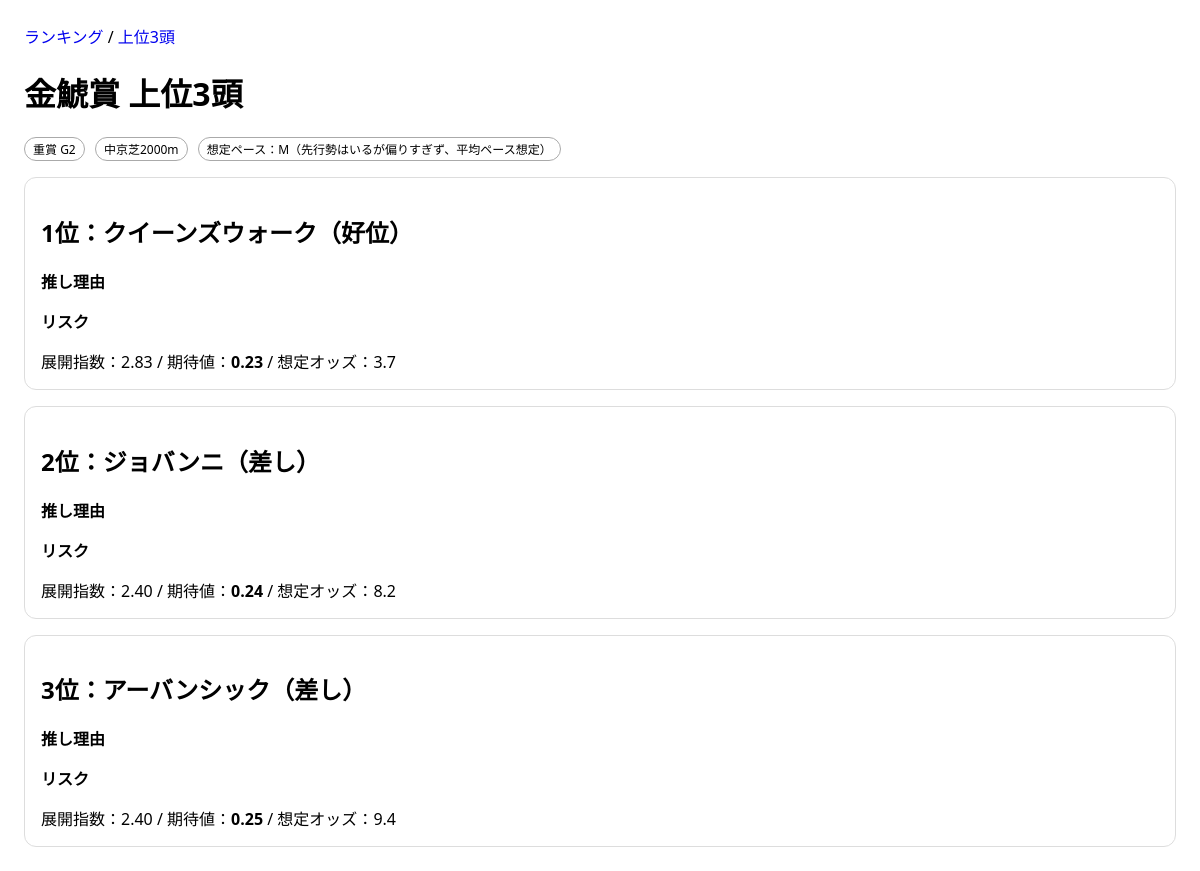
Before: /top/ with the older database file.
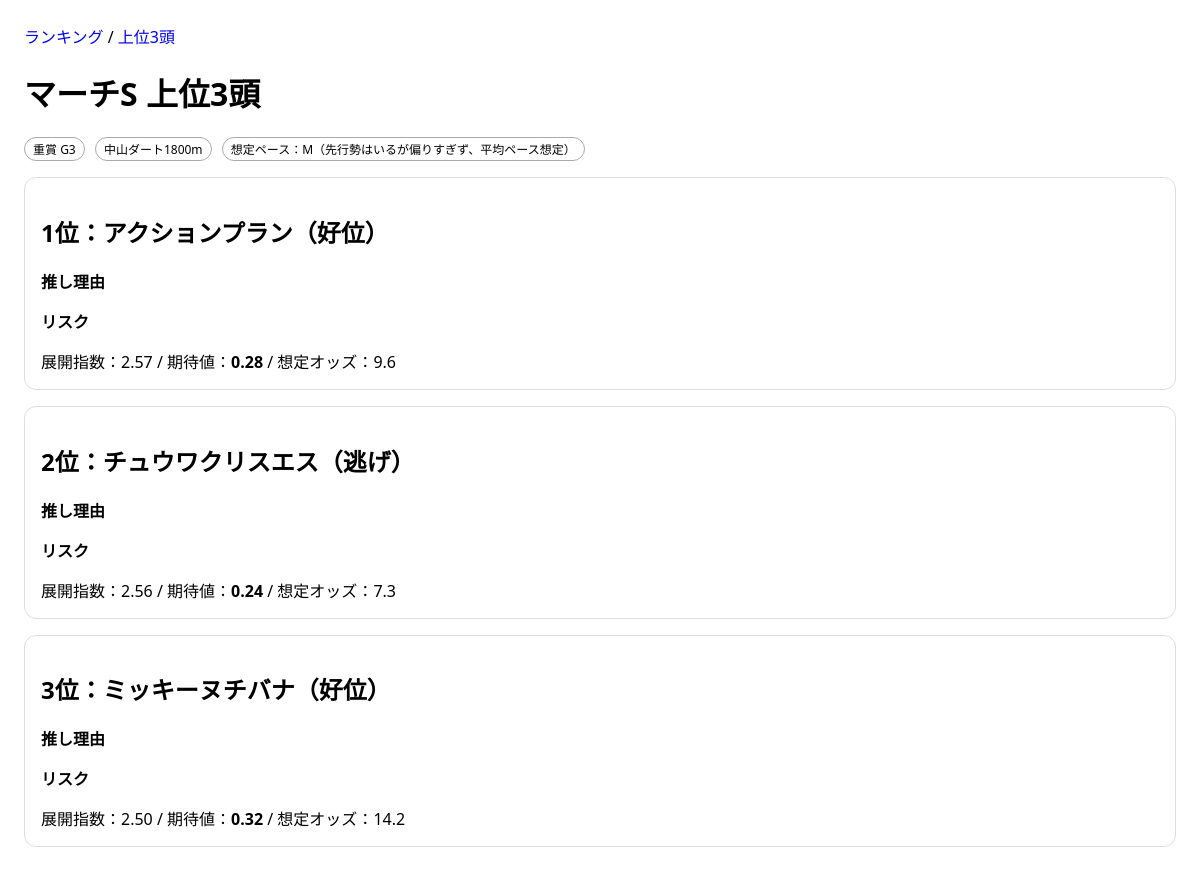
After: the same page with the newer database file.
### keibaapp_1/models.py (models this page shows, shortened)
class Race(models.Model):
    GRADE_CHOICES = [("G1", "G1"), ("G2", "G2"), ("G3", "G3")]
    name = models.CharField(max_length=100)
    race_date = models.DateField()
    course = models.CharField(max_length=100)  # 例：東京 ダ1600
    grade = models.CharField(max_length=2, choices=GRADE_CHOICES)
    track_condition = models.CharField(max_length=10, blank=True, default="")  # 良/稍/重/不
    pace = models.CharField(max_length=1, blank=True, default="")  # S/M/H
    pace_comment = models.CharField(max_length=100, blank=True, default="")
    created_at = models.DateTimeField(auto_now_add=True)

class HorseEntry(models.Model):
    RUN_STYLE_CHOICES = [
        ("NIGE", "逃げ"),
        ("SENKO", "先行"),
        ("KOUI", "好位"),
        ("SASHI", "差し"),
        ("OIKOMI", "追込"),
        ("UNKNOWN", "不明"),
    ]
    race = models.ForeignKey(Race, on_delete=models.CASCADE, related_name="entries")
    horse_name = models.CharField(max_length=100)
    gate = models.PositiveIntegerField(default=0)    # 枠
    number = models.PositiveIntegerField(default=0)  # 馬番
    jockey = models.CharField(max_length=100, blank=True, default="")
    run_style = models.CharField(max_length=10, choices=RUN_STYLE_CHOICES, default="UNKNOWN")
    last1_agari_rank = models.PositiveIntegerField(null=True, blank=True)
    last2_agari_rank = models.PositiveIntegerField(null=True, blank=True)
    last3_agari_rank = models.PositiveIntegerField(null=True, blank=True)
    last1_agari_3f = models.FloatField(null=True, blank=True)
    last2_agari_3f = models.FloatField(null=True, blank=True)
    last3_agari_3f = models.FloatField(null=True, blank=True)
    last1_field_size = models.PositiveIntegerField(null=True, blank=True)
    last2_field_size = models.PositiveIntegerField(null=True, blank=True)
    last3_field_size = models.PositiveIntegerField(null=True, blank=True)
    last1_corner4_pos = models.PositiveIntegerField(null=True, blank=True)
    last2_corner4_pos = models.PositiveIntegerField(null=True, blank=True)
    last3_corner4_pos = models.PositiveIntegerField(null=True, blank=True)
    expected_odds = models.FloatField(null=True, blank=True)
    created_at = models.DateTimeField(auto_now_add=True)

### keibaapp_1/views.py (the view)
# urls.py: path("top/", views.top3_db, name="top3_db"),
def top3_db(request):
    race = get_selected_or_current_race(request)
    if not race:
        return render(request, "keibaapp_1/race_empty.html")
    entries = list(race.entries.all())
    analysis = analyze_entries(entries)
    context = {
        "race": build_race_context(race, analysis),
        "rows": build_row_data(analysis["results"], limit=3),
        "analysis": analysis,
        "debug": settings.DEBUG,
    }
    return render(request, "keibaapp_1/top3_mock.html", context)

### keibaapp_1/services.py (called while the page is built)
def agari_rank_score(e: HorseEntry) -> Optional[int]:
    ranks = [
        e.last1_agari_rank,
        e.last2_agari_rank,
        e.last3_agari_rank
    ]
    ranks = [r for r in ranks if r is not None and r > 0]
    if not ranks:
        return None
    if 1 in ranks:
        return 3
    elif 2 in ranks:
        return 2
    elif 3 in ranks:
        return 1
    else:
        return 0

def calc_corner4_index(field_size: int, corner4_pos: int) -> Optional[float]:
    if not field_size or not corner4_pos:
        return None
    if field_size <= 1:
        return None
    if corner4_pos > field_size:
        return None
    return ((field_size - corner4_pos) / (field_size - 1)) * 100

def _corner4_pairs(entry: HorseEntry):
    return [
        (entry.last1_field_size, entry.last1_corner4_pos),
        (entry.last2_field_size, entry.last2_corner4_pos),
        (entry.last3_field_size, entry.last3_corner4_pos),
    ]

def get_effective_run_style(entry: HorseEntry) -> str:
    auto_style = classify_run_style(entry)
    if auto_style != "UNKNOWN":
        return auto_style
    return entry.run_style or "UNKNOWN"

### keibaapp_1/templates/keibaapp_1/top3_mock.html (shortened to what this page needs)
{% extends "keibaapp_1/base.html" %}
{% block content %}
  <h1>{{ race.name }} 上位3頭</h1>
  <div class="meta">
    <span class="badge">重賞 {{ race.grade }}</span>
    <span class="badge">{{ race.course }}</span>
    <span class="badge">想定ペース：{{ race.pace }}（{{ race.pace_comment }}）</span>
  </div>
  {% for r in rows %}
    <div class="card">
      <h2>{{ r.rank }}位：{{ r.horse_name }}（{{ r.style }}）</h2>
      <b>推し理由</b>
      <b>リスク</b>
      <div class="numbers">
        展開指数：{{ r.tempo|floatformat:2 }} /
        期待値：<b>{{ r.ev|floatformat:2 }}</b> /
        想定オッズ：{{ r.odds }}
      </div>
    </div>
  {% endfor %}
{% endblock %}

Changed rows visible on the page:
no longer on this page (row unchanged): Race: name "金鯱賞", grade "G2", course "中京芝2000m"
no longer on this page (row unchanged): HorseEntry: horse_name "クイーンズウォーク", odds "3.7"
no longer on this page (row unchanged): HorseEntry: horse_name "ジョバンニ", odds "8.2"
no longer on this page (row unchanged): HorseEntry: horse_name "アーバンシック", odds "9.4"
added Race: name "マーチS", grade "G3", course "中山ダート1800m"
added HorseEntry: horse_name "アクションプラン", odds "9.6"
added HorseEntry: horse_name "チュウワクリスエス", odds "7.3"
added HorseEntry: horse_name "ミッキーヌチバナ", odds "14.2"
Other visible differences:
new list line: "1 位： （ 好位 ） 推し理由 リスク 展開指数： 2.57 / 期待値： 0.28 / 想定オッズ："
new list line: "2 位： （ 逃げ ） 推し理由 リスク 展開指数： 2.56 / 期待値： 0.24 / 想定オッズ："
new list line: "3 位： （ 好位 ） 推し理由 リスク 展開指数： 2.50 / 期待値： 0.32 / 想定オッズ："
list line gone: "1 位： （ 好位 ） 推し理由 リスク 展開指数： 2.83 / 期待値： 0.23 / 想定オッズ："
list line gone: "2 位： （ 差し ） 推し理由 リスク 展開指数： 2.40 / 期待値： 0.24 / 想定オッズ："
list line gone: "3 位： （ 差し ） 推し理由 リスク 展開指数： 2.40 / 期待値： 0.25 / 想定オッズ："
